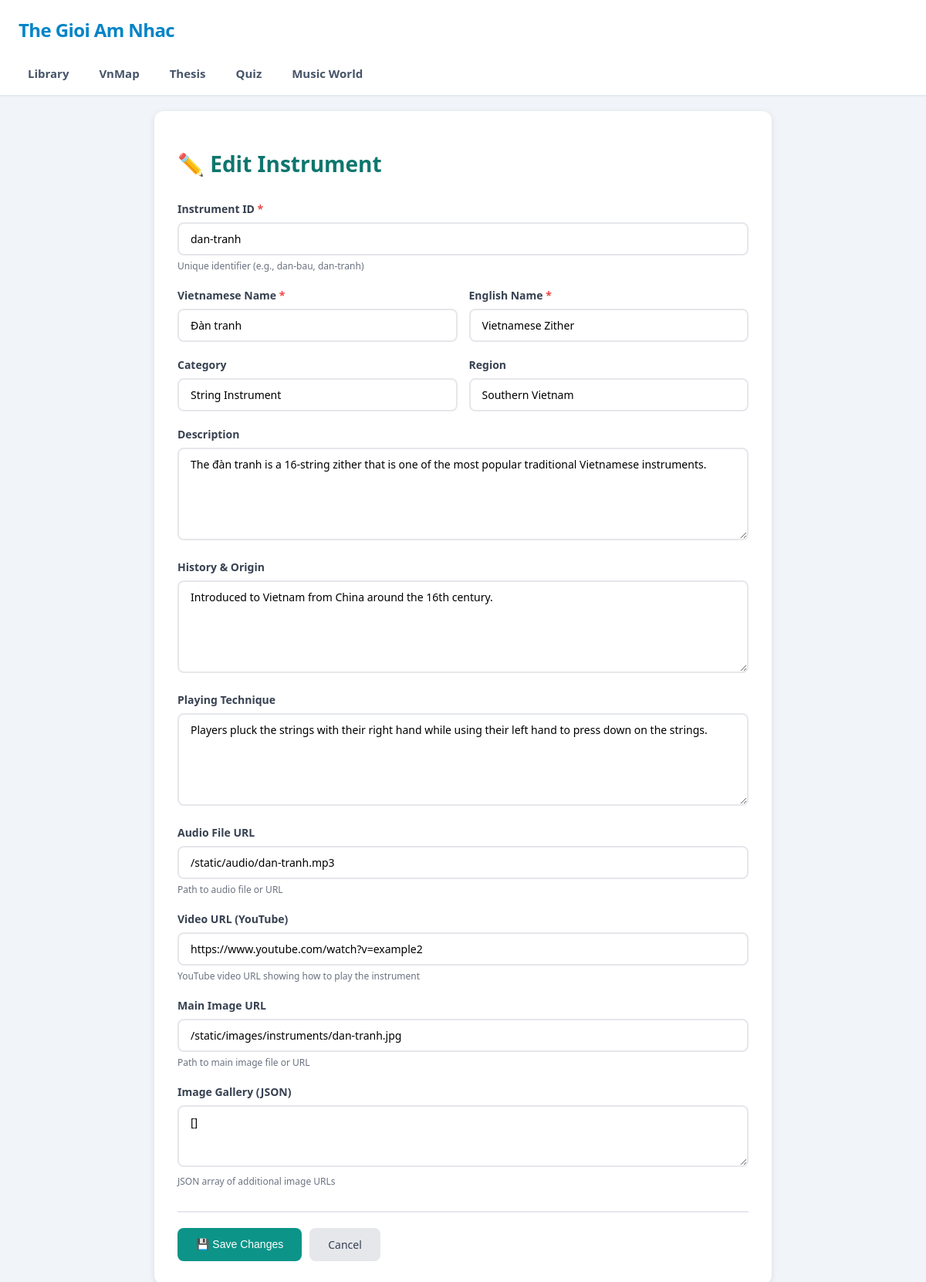
The app's page /library/edit/dan-tranh with its own data.
### app.py (models this page shows)
class Instrument(db.Model):
    __tablename__ = 'instruments'
    ID = db.Column(db.String(50), primary_key=True, nullable=False)
    Name = db.Column(db.String(255), nullable=False)
    Vietnamese_Name = db.Column(db.String(255), nullable=False)
    Category = db.Column(db.String(100))  # String, Wind, Percussion, etc.
    Region = db.Column(db.String(100))  # North, Central, South Vietnam
    Description = db.Column(db.Text)
    History = db.Column(db.Text)
    Playing_Technique = db.Column(db.Text)
    Audio_File = db.Column(db.String(255))  # Path to audio file
    Video_URL = db.Column(db.String(500))  # YouTube URL
    Image_Main = db.Column(db.String(255))  # Main instrument image
    Image_Gallery = db.Column(db.Text)  # JSON array of additional images
    Created_At = db.Column(db.DateTime, default=db.func.current_timestamp())
    Updated_At = db.Column(db.DateTime, default=db.func.current_timestamp(), onupdate=db.func.current_timestamp())

### app.py (the view)
@app.route('/library/edit/<instrument_id>', methods=['GET'])
def edit_instrument_form(instrument_id):
    instrument = db.session.get(Instrument, instrument_id)
    if not instrument:
        abort(404)
    return render_template('music_library/instrument_form.html', instrument=instrument, action='edit')

### app.py (called while the page is built)
@app.context_processor
def inject_nav():
    try:
        nav_items = get_nav_items()
    except Exception:
        nav_items = []
    return {'nav_items': nav_items}

@app.after_request
def add_header(response):
    response.headers["Cache-Control"] = "no-cache, no-store, must-revalidate"
    response.headers["Pragma"] = "no-cache"
    response.headers["Expires"] = "0"
    return response

### templates/music_library/instrument_form.html (shortened to what this page needs)
<!DOCTYPE html>
<html>
<head>
    <link rel="stylesheet" href="{{ url_for('static', filename='style.css') }}">
</head>
<body>
    {% include 'header.html' %}
    <div class="form-container">
        <h1 class="form-title">
            {% if action == 'add' %}➕ Add New Instrument{% else %}✏️ Edit Instrument{% endif %}
        </h1>
        <form method="POST" action="{% if action == 'add' %}/library/add{% else %}/library/edit/{{ instrument.ID }}{% endif %}">
            <div class="form-group">
                <label class="form-label required" for="ID">Instrument ID</label>
                <input
                    type="text"
                    class="form-input"
                    id="ID"
                    name="ID"
                    value="{% if instrument %}{{ instrument.ID }}{% endif %}"
                    {% if action == 'edit' %}readonly{% endif %}
                    required
                >
                <div class="form-hint">Unique identifier (e.g., dan-bau, dan-tranh)</div>
            </div>
            <div class="form-row">
                <div class="form-group">
                    <label class="form-label required" for="Vietnamese_Name">Vietnamese Name</label>
                    <input
                        type="text"
                        class="form-input"
                        id="Vietnamese_Name"
                        name="Vietnamese_Name"
                        value="{% if instrument %}{{ instrument.Vietnamese_Name }}{% endif %}"
                        placeholder="e.g., Đàn bầu"
                        required
                    >
                </div>
                <div class="form-group">
                    <label class="form-label required" for="Name">English Name</label>
                    <input
                        type="text"
                        class="form-input"
                        id="Name"
                        name="Name"
                        value="{% if instrument %}{{ instrument.Name }}{% endif %}"
                        placeholder="e.g., Monochord"
                        required
                    >
                </div>
            </div>
            <div class="form-row">
                <div class="form-group">
                    <label class="form-label" for="Category">Category</label>
                    <input
                        type="text"
                        class="form-input"
                        id="Category"
                        name="Category"
                        value="{% if instrument %}{{ instrument.Category }}{% endif %}"
                        placeholder="e.g., String, Wind, Percussion"
                    >
                </div>
                <div class="form-group">
                    <label class="form-label" for="Region">Region</label>
                    <input
                        type="text"
                        class="form-input"
                        id="Region"
                        name="Region"
                        value="{% if instrument %}{{ instrument.Region }}{% endif %}"
                        placeholder="e.g., Northern Vietnam, Huế"
                    >
                </div>
            </div>
            <div class="form-group">
                <label class="form-label" for="Description">Description</label>
                <textarea
                    class="form-textarea"
                    id="Description"
                    name="Description"
                    placeholder="Brief description of the instrument..."
                >{% if instrument %}{{ instrument.Description }}{% endif %}</textarea>
            </div>
            <div class="form-group">
                <label class="form-label" for="History">History & Origin</label>
                <textarea
                    class="form-textarea"
                    id="History"
                    name="History"
                    placeholder="Historical background and cultural significance..."
                >{% if instrument %}{{ instrument.History }}{% endif %}</textarea>
            </div>
            <div class="form-group">
                <label class="form-label" for="Playing_Technique">Playing Technique</label>
                <textarea
                    class="form-textarea"
                    id="Playing_Technique"
                    name="Playing_Technique"
                    placeholder="How to play the instrument..."
                >{% if instrument %}{{ instrument.Playing_Technique }}{% endif %}</textarea>
            </div>
            <div class="form-group">
                <label class="form-label" for="Audio_File">Audio File URL</label>
                <input
                    type="text"
                    class="form-input"
                    id="Audio_File"
                    name="Audio_File"
                    value="{% if instrument %}{{ instrument.Audio_File }}{% endif %}"
                    placeholder="/static/audio/dan-bau.mp3"
                >
                <div class="form-hint">Path to audio file or URL</div>
            </div>
            <div class="form-group">
                <label class="form-label" for="Video_URL">Video URL (YouTube)</label>
                <input
                    type="text"
                    class="form-input"
                    id="Video_URL"
                    name="Video_URL"
                    value="{% if instrument %}{{ instrument.Video_URL }}{% endif %}"
                    placeholder="https://www.youtube.com/watch?v=..."
                >
                <div class="form-hint">YouTube video URL showing how to play the instrument</div>
            </div>
            <div class="form-group">
                <label class="form-label" for="Image_Main">Main Image URL</label>
                <input
                    type="text"
                    class="form-input"
                    id="Image_Main"
                    name="Image_Main"
                    value="{% if instrument %}{{ instrument.Image_Main }}{% endif %}"
                    placeholder="/static/images/dan-bau.jpg"
                >
                <div class="form-hint">Path to main image file or URL</div>
            </div>
            <div class="form-group">
                <label class="form-label" for="Image_Gallery">Image Gallery (JSON)</label>
                <textarea
                    class="form-textarea"
                    id="Image_Gallery"
                    name="Image_Gallery"
                    placeholder='["image1.jpg", "image2.jpg"]'
                    style="min-height: 80px;"
                >{% if instrument %}{{ instrument.Image_Gallery }}{% endif %}</textarea>
                <div class="form-hint">JSON array of additional image URLs</div>
            </div>
            <div class="form-actions">
                <button type="submit" class="btn btn-primary">
                    {% if action == 'add' %}➕ Add Instrument{% else %}💾 Save Changes{% endif %}
                </button>
                <a href="{% if action == 'add' %}/library/{% else %}/library/instrument/{{ instrument.ID }}{% endif %}" class="btn btn-secondary">
                    Cancel
                </a>
            </div>
        </form>
    </div>
</body>
</html>

### static/style.css (style rules this page uses)
* { box-sizing: border-box; }
body { background-color: #f1f5f9; color: #1e293b; font-family: ui-sans-serif, system-ui, -apple-system, BlinkMacSystemFont, "Segoe UI", Roboto, "Helvetica Neue", Arial, sans-serif; margin: 0; padding: 0; }

### templates/music_library/instrument_form.html (style rules this page uses)
.form-container { max-width: 800px; margin: 20px auto; padding: 30px; background: white; border-radius: 12px; box-shadow: 0 2px 8px rgba(0,0,0,0.1); }
.form-title { font-size: 28px; font-weight: 700; color: #0f766e; margin-bottom: 30px; }
.form-group { margin-bottom: 20px; }
.form-label { display: block; font-weight: 600; color: #374151; margin-bottom: 8px; font-size: 14px; }
.form-label.required::after { content: " *"; color: #ef4444; }
.form-input, .form-textarea { width: 100%; padding: 10px 15px; border: 2px solid #e5e7eb; border-radius: 8px; font-size: 14px; font-family: inherit; transition: border-color 0.2s; }
.form-textarea { min-height: 120px; resize: vertical; }
.form-hint { font-size: 12px; color: #6b7280; margin-top: 5px; }
.form-actions { display: flex; gap: 10px; margin-top: 30px; padding-top: 20px; border-top: 2px solid #e5e7eb; }
.btn { padding: 12px 24px; border-radius: 8px; font-weight: 500; cursor: pointer; border: none; font-size: 14px; text-decoration: none; display: inline-block; }
.btn-primary { background: #0d9488; color: white; }
.btn-secondary { background: #e5e7eb; color: #374151; }
.form-row { display: grid; grid-template-columns: 1fr 1fr; gap: 15px; }

### records on screen
Instrument: ID "dan-tranh", Vietnamese_Name "Đàn tranh", Name "Vietnamese Zither", Category "String Instrument", Region "Southern Vietnam", Description "The đàn tranh is a 16-string zither that is one of the most popular traditional Vietnamese instruments.", History "Introduced to Vietnam from China around the 16th century.", Playing_Technique "Players pluck the strings with their right hand while using their left hand to press down on the strings.", Audio_File "/static/audio/dan-tranh.mp3", Video_URL "https://www.youtube.com/watch?v=example2", Image_Main "/static/images/instruments/dan-tranh.jpg", Image_Gallery "[]"

### other values on screen
{{ item.text }} "Library" "VnMap" "Thesis" "Quiz" "Music World"
